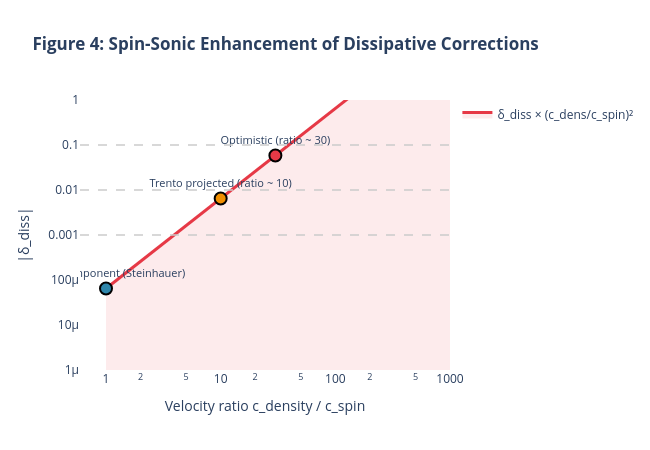

The code cell stored with this chart in its notebook:
### Markdown cell above
**Figure 3.** Contours of $\log_{10}|\delta_{\text{total}}| = \log_{10}(D^2 + \gamma/\kappa)$. Star markers are placed at the *computed* $(D, \delta_{\text{diss}})$ values for each experiment — not at hand-picked coordinates. The EFT is valid for $D < 1$ (left of the red line).

---

### 5.4 Spin-Sonic Enhancement

The enhancement factor for the spin-sonic setup is derived from the ratio of density to spin sound speeds. Below we sweep this ratio analytically.

### Code cell
# ────────────────────────────────────────────────
# Figure 4: Spin-sonic enhancement
# Formula: δ_diss^spin = δ_diss^baseline × (c_dens/c_spin)²
# ────────────────────────────────────────────────

# Use the Rb-87 δ_diss as the baseline (without spin enhancement)
p_rb = experiments["⁸⁷Rb (Steinhauer)"]
delta_diss_baseline = p_rb["Gamma_H"] / p_rb["kappa"]  # un-enhanced value
print(f"Baseline δ_diss (⁸⁷Rb, no enhancement): {delta_diss_baseline:.4e}")

c_ratio = np.logspace(0, 3, 200)  # c_density / c_spin from 1 to 1000
enhancement_factor = c_ratio**2  # (c_dens/c_spin)²
delta_diss_enhanced = delta_diss_baseline * enhancement_factor

fig4 = go.Figure()
fig4.add_trace(
    go.Scatter(
        x=c_ratio,
        y=delta_diss_enhanced,
        mode="lines",
        line=dict(color="#E63946", width=3),
        name="δ_diss × (c_dens/c_spin)²",
        fill="tozeroy",
        fillcolor="rgba(230, 57, 70, 0.1)",
    )
)

# Mark actual experimental points
markers = [
    (1, delta_diss_baseline, "Single-component (Steinhauer)", "#2E86AB"),
    (10, delta_diss_baseline * 100, "Trento projected (ratio ~ 10)", "#F18F01"),
    (30, delta_diss_baseline * 900, "Optimistic (ratio ~ 30)", "#E63946"),
]
for xm, ym, label, col in markers:
    fig4.add_trace(
        go.Scatter(
            x=[xm],
            y=[ym],
            mode="markers+text",
            marker=dict(size=12, color=col, line=dict(width=2, color="black")),
            text=[label],
            textposition="top center",
            textfont=dict(size=11),
            showlegend=False,
        )
    )

for val, label in [
    (0.1, "10% (current)"),
    (0.01, "1% (near-term)"),
    (0.001, "0.1% (projected)"),
]:
    fig4.add_hline(
        y=val,
        line=dict(color="#CCC", width=1.5, dash="dash"),
        annotation_text=label,
        annotation_position="right",
    )

fig4.update_xaxes(type="log", title_text="Velocity ratio c_density / c_spin")
fig4.update_yaxes(type="log", title_text="|δ_diss|", range=[-6, 0])
fig4.update_layout(
    height=450,
    width=650,
    plot_bgcolor="white",
    title="<b>Figure 4: Spin-Sonic Enhancement of Dissipative Corrections</b>",
)
fig4.show()

### Figure 1 — Plotly figure (JSON) as saved in the notebook; plotly's stock layout.template omitted (floating-point values rounded to 4 significant figures; data arrays with more than 128 entries replaced by an {"elided": "..."} marker saying what was removed)
{"data": [{"fill": "tozeroy", "fillcolor": "rgba(230, 57, 70, 0.1)", "line": {"color": "#E63946", "width": 3}, "mode": "lines", "name": "δ_diss × (c_dens/c_spin)²", "type": "scatter", "x": {"elided": "200 float values"}, "y": {"elided": "200 float values"}}, {"marker": {"color": "#2E86AB", "line": {"color": "black", "width": 2}, "size": 12}, "mode": "markers+text", "showlegend": false, "text": ["Single-component (Steinhauer)"], "textfont": {"size": 11}, "textposition": "top center", "type": "scatter", "x": [1], "y": [6.488e-05]}, {"marker": {"color": "#F18F01", "line": {"color": "black", "width": 2}, "size": 12}, "mode": "markers+text", "showlegend": false, "text": ["Trento projected (ratio ~ 10)"], "textfont": {"size": 11}, "textposition": "top center", "type": "scatter", "x": [10], "y": [0.006488]}, {"marker": {"color": "#E63946", "line": {"color": "black", "width": 2}, "size": 12}, "mode": "markers+text", "showlegend": false, "text": ["Optimistic (ratio ~ 30)"], "textfont": {"size": 11}, "textposition": "top center", "type": "scatter", "x": [30], "y": [0.05839]}], "layout": {"annotations": [{"showarrow": false, "text": "10% (current)", "x": 1, "xanchor": "left", "xref": "x domain", "y": 0.1, "yanchor": "middle", "yref": "y"}, {"showarrow": false, "text": "1% (near-term)", "x": 1, "xanchor": "left", "xref": "x domain", "y": 0.01, "yanchor": "middle", "yref": "y"}, {"showarrow": false, "text": "0.1% (projected)", "x": 1, "xanchor": "left", "xref": "x domain", "y": 0.001, "yanchor": "middle", "yref": "y"}], "height": 450, "plot_bgcolor": "white", "shapes": [{"line": {"color": "#CCC", "dash": "dash", "width": 1.5}, "type": "line", "x0": 0, "x1": 1, "xref": "x domain", "y0": 0.1, "y1": 0.1, "yref": "y"}, {"line": {"color": "#CCC", "dash": "dash", "width": 1.5}, "type": "line", "x0": 0, "x1": 1, "xref": "x domain", "y0": 0.01, "y1": 0.01, "yref": "y"}, {"line": {"color": "#CCC", "dash": "dash", "width": 1.5}, "type": "line", "x0": 0, "x1": 1, "xref": "x domain", "y0": 0.001, "y1": 0.001, "yref": "y"}], "title": {"text": "<b>Figure 4: Spin-Sonic Enhancement of Dissipative Corrections</b>"}, "width": 650, "xaxis": {"title": {"text": "Velocity ratio c_density / c_spin"}, "type": "log"}, "yaxis": {"range": [-6, 0], "title": {"text": "|δ_diss|"}, "type": "log"}}}
